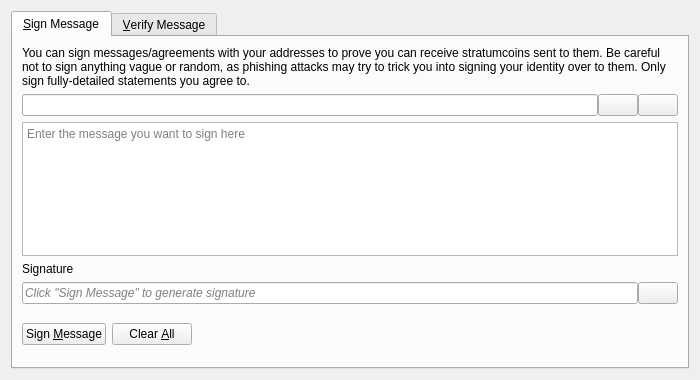
<?xml version="1.0" encoding="UTF-8"?>
<ui version="4.0">
 <class>SignVerifyMessageDialog</class>
 <widget class="QDialog" name="SignVerifyMessageDialog">
  <property name="geometry">
   <rect>
    <x>0</x>
    <y>0</y>
    <width>700</width>
    <height>380</height>
   </rect>
  </property>
  <property name="windowTitle">
   <string>Signatures - Sign / Verify a Message</string>
  </property>
  <property name="modal">
   <bool>true</bool>
  </property>
  <layout class="QVBoxLayout" name="verticalLayout">
   <item>
    <widget class="QTabWidget" name="tabWidget">
     <property name="currentIndex">
      <number>0</number>
     </property>
     <widget class="QWidget" name="tabSignMessage">
      <attribute name="title">
       <string>&amp;Sign Message</string>
      </attribute>
      <layout class="QVBoxLayout" name="verticalLayout_SM">
       <item>
        <widget class="QLabel" name="infoLabel_SM">
         <property name="text">
          <string>You can sign messages/agreements with your addresses to prove you can receive stratumcoins sent to them. Be careful not to sign anything vague or random, as phishing attacks may try to trick you into signing your identity over to them. Only sign fully-detailed statements you agree to.</string>
         </property>
         <property name="textFormat">
          <enum>Qt::PlainText</enum>
         </property>
         <property name="wordWrap">
          <bool>true</bool>
         </property>
        </widget>
       </item>
       <item>
        <layout class="QHBoxLayout" name="horizontalLayout_1_SM">
         <property name="spacing">
          <number>0</number>
         </property>
         <item>
          <widget class="QValidatedLineEdit" name="addressIn_SM">
           <property name="toolTip">
            <string>The Stratumcoin address to sign the message with</string>
           </property>
          </widget>
         </item>
         <item>
          <widget class="QPushButton" name="addressBookButton_SM">
           <property name="toolTip">
            <string>Choose previously used address</string>
           </property>
           <property name="text">
            <string/>
           </property>
           <property name="icon">
            <iconset resource="../bitcoin.qrc">
             <normaloff>:/icons/address-book</normaloff>:/icons/address-book</iconset>
           </property>
           <property name="shortcut">
            <string>Alt+A</string>
           </property>
           <property name="autoDefault">
            <bool>false</bool>
           </property>
          </widget>
         </item>
         <item>
          <widget class="QPushButton" name="pasteButton_SM">
           <property name="toolTip">
            <string>Paste address from clipboard</string>
           </property>
           <property name="text">
            <string/>
           </property>
           <property name="icon">
            <iconset resource="../bitcoin.qrc">
             <normaloff>:/icons/editpaste</normaloff>:/icons/editpaste</iconset>
           </property>
           <property name="shortcut">
            <string>Alt+P</string>
           </property>
           <property name="autoDefault">
            <bool>false</bool>
           </property>
          </widget>
         </item>
        </layout>
       </item>
       <item>
        <widget class="QPlainTextEdit" name="messageIn_SM">
         <property name="toolTip">
          <string>Enter the message you want to sign here</string>
         </property>
         <property name="placeholderText">
          <string>Enter the message you want to sign here</string>
         </property>
        </widget>
       </item>
       <item>
        <widget class="QLabel" name="signatureLabel_SM">
         <property name="text">
          <string>Signature</string>
         </property>
         <property name="textFormat">
          <enum>Qt::PlainText</enum>
         </property>
        </widget>
       </item>
       <item>
        <layout class="QHBoxLayout" name="horizontalLayout_2_SM">
         <property name="spacing">
          <number>0</number>
         </property>
         <item>
          <widget class="QLineEdit" name="signatureOut_SM">
           <property name="placeholderText">
            <string>Click "Sign Message" to generate signature</string>
           </property>
           <property name="font">
            <font>
             <italic>true</italic>
            </font>
           </property>
           <property name="readOnly">
            <bool>true</bool>
           </property>
          </widget>
         </item>
         <item>
          <widget class="QPushButton" name="copySignatureButton_SM">
           <property name="toolTip">
            <string>Copy the current signature to the system clipboard</string>
           </property>
           <property name="text">
            <string/>
           </property>
           <property name="icon">
            <iconset resource="../bitcoin.qrc">
             <normaloff>:/icons/editcopy</normaloff>:/icons/editcopy</iconset>
           </property>
           <property name="autoDefault">
            <bool>false</bool>
           </property>
          </widget>
         </item>
        </layout>
       </item>
       <item>
        <layout class="QHBoxLayout" name="horizontalLayout_3_SM">
         <item>
          <widget class="QPushButton" name="signMessageButton_SM">
           <property name="toolTip">
            <string>Sign the message to prove you own this Stratumcoin address</string>
           </property>
           <property name="text">
            <string>Sign &amp;Message</string>
           </property>
           <property name="icon">
            <iconset resource="../bitcoin.qrc">
             <normaloff>:/icons/edit</normaloff>:/icons/edit</iconset>
           </property>
           <property name="autoDefault">
            <bool>false</bool>
           </property>
          </widget>
         </item>
         <item>
          <widget class="QPushButton" name="clearButton_SM">
           <property name="toolTip">
            <string>Reset all sign message fields</string>
           </property>
           <property name="text">
            <string>Clear &amp;All</string>
           </property>
           <property name="icon">
            <iconset resource="../bitcoin.qrc">
             <normaloff>:/icons/remove</normaloff>:/icons/remove</iconset>
           </property>
           <property name="autoDefault">
            <bool>false</bool>
           </property>
          </widget>
         </item>
         <item>
          <spacer name="horizontalSpacer_1_SM">
           <property name="orientation">
            <enum>Qt::Horizontal</enum>
           </property>
           <property name="sizeHint" stdset="0">
            <size>
             <width>40</width>
             <height>48</height>
            </size>
           </property>
          </spacer>
         </item>
         <item>
          <widget class="QLabel" name="statusLabel_SM">
           <property name="font">
            <font>
             <weight>75</weight>
             <bold>true</bold>
            </font>
           </property>
           <property name="text">
            <string/>
           </property>
           <property name="wordWrap">
            <bool>true</bool>
           </property>
          </widget>
         </item>
         <item>
          <spacer name="horizontalSpacer_2_SM">
           <property name="orientation">
            <enum>Qt::Horizontal</enum>
           </property>
           <property name="sizeHint" stdset="0">
            <size>
             <width>40</width>
             <height>48</height>
            </size>
           </property>
          </spacer>
         </item>
        </layout>
       </item>
      </layout>
     </widget>
     <widget class="QWidget" name="tabVerifyMessage">
      <attribute name="title">
       <string>&amp;Verify Message</string>
      </attribute>
      <layout class="QVBoxLayout" name="verticalLayout_VM">
       <item>
        <widget class="QLabel" name="infoLabel_VM">
         <property name="text">
          <string>Enter the receiver's address, message (ensure you copy line breaks, spaces, tabs, etc. exactly) and signature below to verify the message. Be careful not to read more into the signature than what is in the signed message itself, to avoid being tricked by a man-in-the-middle attack. Note that this only proves the signing party receives with the address, it cannot prove sendership of any transaction!</string>
         </property>
         <property name="textFormat">
          <enum>Qt::PlainText</enum>
         </property>
         <property name="alignment">
          <set>Qt::AlignLeading|Qt::AlignLeft|Qt::AlignTop</set>
         </property>
         <property name="wordWrap">
          <bool>true</bool>
         </property>
        </widget>
       </item>
       <item>
        <layout class="QHBoxLayout" name="horizontalLayout_1_VM">
         <property name="spacing">
          <number>0</number>
         </property>
         <item>
          <widget class="QValidatedLineEdit" name="addressIn_VM">
           <property name="toolTip">
            <string>The Stratumcoin address the message was signed with</string>
           </property>
          </widget>
         </item>
         <item>
          <widget class="QPushButton" name="addressBookButton_VM">
           <property name="toolTip">
            <string>Choose previously used address</string>
           </property>
           <property name="text">
            <string/>
           </property>
           <property name="icon">
            <iconset resource="../bitcoin.qrc">
             <normaloff>:/icons/address-book</normaloff>:/icons/address-book</iconset>
           </property>
           <property name="shortcut">
            <string>Alt+A</string>
           </property>
           <property name="autoDefault">
            <bool>false</bool>
           </property>
          </widget>
         </item>
        </layout>
       </item>
       <item>
        <widget class="QPlainTextEdit" name="messageIn_VM">
          <property name="toolTip">
            <string>The signed message to verify</string>
          </property>
          <property name="placeholderText">
            <string>The signed message to verify</string>
          </property>
        </widget>
       </item>
       <item>
        <widget class="QValidatedLineEdit" name="signatureIn_VM">
          <property name="toolTip">
            <string>The signature given when the message was signed</string>
          </property>
          <property name="placeholderText">
            <string>The signature given when the message was signed</string>
          </property>
        </widget>
       </item>
       <item>
        <layout class="QHBoxLayout" name="horizontalLayout_2_VM">
         <item>
          <widget class="QPushButton" name="verifyMessageButton_VM">
           <property name="toolTip">
            <string>Verify the message to ensure it was signed with the specified Stratumcoin address</string>
           </property>
           <property name="text">
            <string>Verify &amp;Message</string>
           </property>
           <property name="icon">
            <iconset resource="../bitcoin.qrc">
             <normaloff>:/icons/transaction_0</normaloff>:/icons/transaction_0</iconset>
           </property>
           <property name="autoDefault">
            <bool>false</bool>
           </property>
          </widget>
         </item>
         <item>
          <widget class="QPushButton" name="clearButton_VM">
           <property name="toolTip">
            <string>Reset all verify message fields</string>
           </property>
           <property name="text">
            <string>Clear &amp;All</string>
           </property>
           <property name="icon">
            <iconset resource="../bitcoin.qrc">
             <normaloff>:/icons/remove</normaloff>:/icons/remove</iconset>
           </property>
           <property name="autoDefault">
            <bool>false</bool>
           </property>
          </widget>
         </item>
         <item>
          <spacer name="horizontalSpacer_1_VM">
           <property name="orientation">
            <enum>Qt::Horizontal</enum>
           </property>
           <property name="sizeHint" stdset="0">
            <size>
             <width>40</width>
             <height>48</height>
            </size>
           </property>
          </spacer>
         </item>
         <item>
          <widget class="QLabel" name="statusLabel_VM">
           <property name="font">
            <font>
             <weight>75</weight>
             <bold>true</bold>
            </font>
           </property>
           <property name="text">
            <string/>
           </property>
           <property name="wordWrap">
            <bool>true</bool>
           </property>
          </widget>
         </item>
         <item>
          <spacer name="horizontalSpacer_2_VM">
           <property name="orientation">
            <enum>Qt::Horizontal</enum>
           </property>
           <property name="sizeHint" stdset="0">
            <size>
             <width>40</width>
             <height>48</height>
            </size>
           </property>
          </spacer>
         </item>
        </layout>
       </item>
      </layout>
     </widget>
    </widget>
   </item>
  </layout>
 </widget>
 <customwidgets>
  <customwidget>
   <class>QValidatedLineEdit</class>
   <extends>QLineEdit</extends>
   <header>qt/qvalidatedlineedit.h</header>
  </customwidget>
 </customwidgets>
 <resources>
  <include location="../bitcoin.qrc"/>
 </resources>
 <connections/>
</ui>
